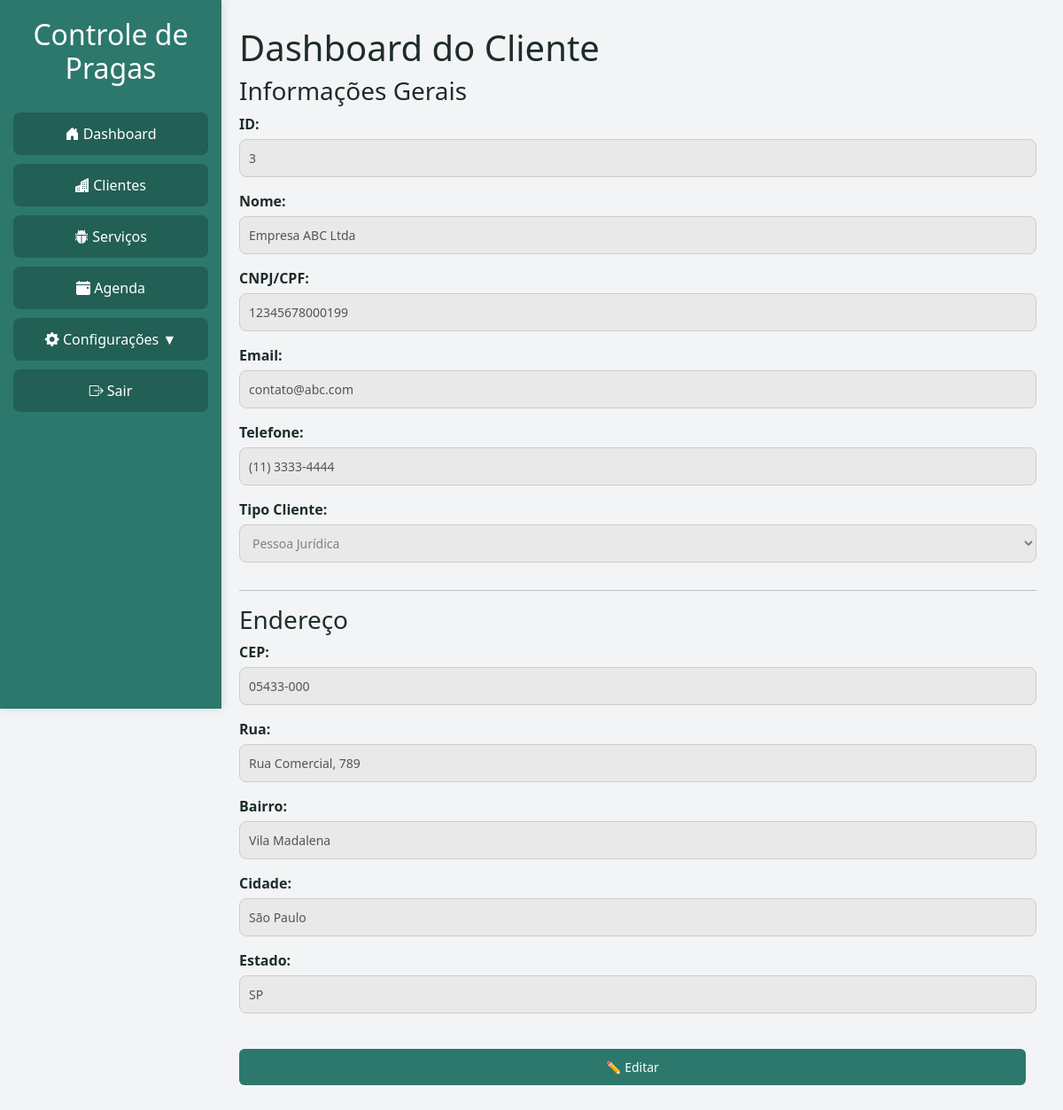
Page /root/HTML/editarCliente.php?id=3 on the committed database.
### tables this page shows
CREATE TABLE `cliente` (
  `ID_Cliente` int(11) NOT NULL,
  `CPFCNPJ` varchar(20) DEFAULT NULL,
  `Nome` varchar(100) DEFAULT NULL,
  `Email` varchar(100) DEFAULT NULL,
  `Telefone` varchar(15) DEFAULT NULL,
  `TipoCliente` enum('F','J') NOT NULL,
  `Rua` varchar(255) DEFAULT NULL,
  `Bairro` varchar(100) DEFAULT NULL,
  `Cidade` varchar(100) DEFAULT NULL,
  `Estado` varchar(50) DEFAULT NULL,
  `CEP` varchar(10) DEFAULT NULL
);

### root/PHP/logica_cliente.php (called while the page is built, shortened)
<?php
function buscaClientePorId($pdo, $id) {
    $query = "SELECT * FROM Cliente WHERE ID_Cliente = :id";
    try {
        $stmt = $pdo->prepare($query);
        $stmt->bindParam(':id', $id, PDO::PARAM_INT);
        $stmt->execute();
        return $stmt->fetch(PDO::FETCH_ASSOC);
    } catch (PDOException $e) {
        error_log("Erro ao buscar cliente por ID: " . $e->getMessage());
        return false;
    }
}
?>

### root/HTML/editarCliente.php (the view, shortened to what this page needs)
<?php
require_once('../PHP/conexao.php');
require_once('../PHP/logica_cliente.php');
if (isset($_GET['id'])) {
    $cliente_id = $_GET['id'];
    $cliente = buscaClientePorId($pdo, $cliente_id);
} else {
    die("ID do cliente não fornecido.");
}
?>
<!DOCTYPE html>
<html lang="pt-BR">
<head>
    <link rel="stylesheet" href="https://cdn.jsdelivr.net/npm/bootstrap@5.3.6/dist/css/bootstrap.min.css">
    <link rel="stylesheet" href="https://cdn.jsdelivr.net/npm/bootstrap-icons@1.10.5/font/bootstrap-icons.css">
    <link rel="stylesheet" href="../CSS/base.css">
</head>
<body>
    <div>
        <nav class="sidebar">
            <h2>Controle de Pragas</h2>
            <ul>
                <li onclick="window.location.href='dashboard.php'">
                    <i class="bi bi-house-door-fill"></i> Dashboard
                </li>
                <li onclick="window.location.href='clientes.php'">
                    <i class="bi bi-buildings-fill"></i> Clientes
                </li>
                <li onclick="window.location.href='servico.php'">
                    <i class="bi bi-bug-fill"></i> Serviços
                </li>
                <li onclick="window.location.href='agenda.php'">
                    <i class="bi bi-calendar-event-fill"></i> Agenda
                </li>
                <li class="config-toggle" onclick="toggleSubmenu()" aria-expanded="false" aria-controls="submenu">
                    <i class="bi bi-gear-fill"></i> Configurações <span id="seta">▼</span>
                </li>
                <li onclick="logout()">
                    <i class="bi bi-box-arrow-right"></i> Sair
                </li>
            </ul>
        </nav>
    </div>
    <div class="content">
        <form id="formCliente" action="../PHP/logica_cliente.php" method="POST">
            <h1>Dashboard do Cliente</h1>
            <div id="informacoes">
                <h3>Informações Gerais</h3>
                <label>ID:</label>
                <input id="clienteId" disabled readonly value="<?php echo htmlspecialchars($cliente['ID_Cliente']); ?>">
                <label>Nome:</label>
                <input id="clienteNome" name="nome" disabled value="<?php echo htmlspecialchars($cliente['Nome'] ?? ''); ?>">
                <label>CNPJ/CPF:</label>
                <input id="clienteCnpjCpf" name="cpfcnpj" disabled value="<?php echo htmlspecialchars($cliente['CPFCNPJ'] ?? ''); ?>">
                <label>Email:</label>
                <input id="clienteEmail" name="email" disabled value="<?php echo htmlspecialchars($cliente['Email'] ?? ''); ?>">
                <label>Telefone:</label>
                <input id="clienteTelefone" name="telefone" disabled value="<?php echo htmlspecialchars($cliente['Telefone'] ?? ''); ?>">
                <label>Tipo Cliente:</label>
                <select id="tipoCliente" name="tipoCliente" disabled>
                    <option value="J" <?php echo ($cliente['TipoCliente'] == 'J') ? 'selected' : ''; ?>>Pessoa Jurídica</option>
                </select>
            </div>
            <hr>
            <div id="endereco">
                <h3>Endereço</h3>
                <label>CEP:</label>
                <input id="clienteCep" name="cep" disabled value="<?php echo htmlspecialchars($cliente['CEP'] ?? ''); ?>">
                <label>Rua:</label>
                <input id="clienteRua" name="rua" disabled value="<?php echo htmlspecialchars($cliente['Rua'] ?? ''); ?>">
                <label>Bairro:</label>
                <input id="clienteBairro" name="bairro" disabled value="<?php echo htmlspecialchars($cliente['Bairro'] ?? ''); ?>">
                <label>Cidade:</label>
                <input id="clienteCidade" name="cidade" disabled value="<?php echo htmlspecialchars($cliente['Cidade'] ?? ''); ?>">
                <label>Estado:</label>
                <input id="clienteEstado" name="estado" disabled value="<?php echo htmlspecialchars($cliente['Estado'] ?? ''); ?>">
            </div>
            <button type="button" class="btn" onclick="habilitarEdicao()">✏️ Editar</button>
        </form>
    </div>
</body>
</html>

### root/CSS/base.css (style rules this page uses)
:root { --bg-dark: #f3f4f6; --text-dark: #1d2d2a; --green-dark: #2C786C; --green-medium: #225F55; --green-hover: #1C4E45; --green-accent: #5DBB96; --card-light: #ffffff; }
body { margin: 0; padding: 0; font-family: 'Segoe UI', Arial, Tahoma, Geneva, Verdana, sans-serif; background-color: var(--bg-dark); color: var(--text-dark); display: flex; }
.sidebar { width: 250px; background-color: var(--green-dark); color: white; height: 100vh; padding: 20px 15px; position: fixed; left: 0; top: 0; overflow-y: auto; box-shadow: 2px 0 10px rgba(0, 0, 0, 0.1); }
.sidebar h2 { text-align: center; margin-bottom: 30px; }
.sidebar ul { list-style: none; padding: 0; margin: 0; }
.sidebar ul li { padding: 12px 16px; margin: 10px 0; background: var(--green-medium); text-align: center; cursor: pointer; border-radius: 8px; transition: background-color 0.3s; }
.content { margin-left: 240px; padding: 30px; width: 100%; box-sizing: border-box; }
form { display: flex; flex-direction: column; }
form label { margin-bottom: 5px; font-weight: bold; color: var(--text-dark); display: block; }
input, select, textarea { width: 100%; padding: 10px; margin-bottom: 15px; border: 1px solid #ccc; border-radius: 8px; font-size: 14px; outline: none; transition: border 0.3s, box-shadow 0.3s; box-sizing: border-box; }
input:disabled, select:disabled { background: #e9e9e9; }
.btn, button { background-color: var(--green-dark); color: white; padding: 10px 15px; border: none; border-radius: 6px; cursor: pointer; font-size: 14px; transition: background 0.3s; margin-right: 12px; margin-bottom: 10px; margin-top: 25px; }

### rows in the picture
cliente: ID_Cliente "3", nome "Empresa ABC Ltda", cpfcnpj "12345678000199", email "contato@abc.com", telefone "(11) 3333-4444", tipoCliente "Pessoa Jurídica", cep "05433-000", rua "Rua Comercial, 789", bairro "Vila Madalena", cidade "São Paulo", estado "SP"
